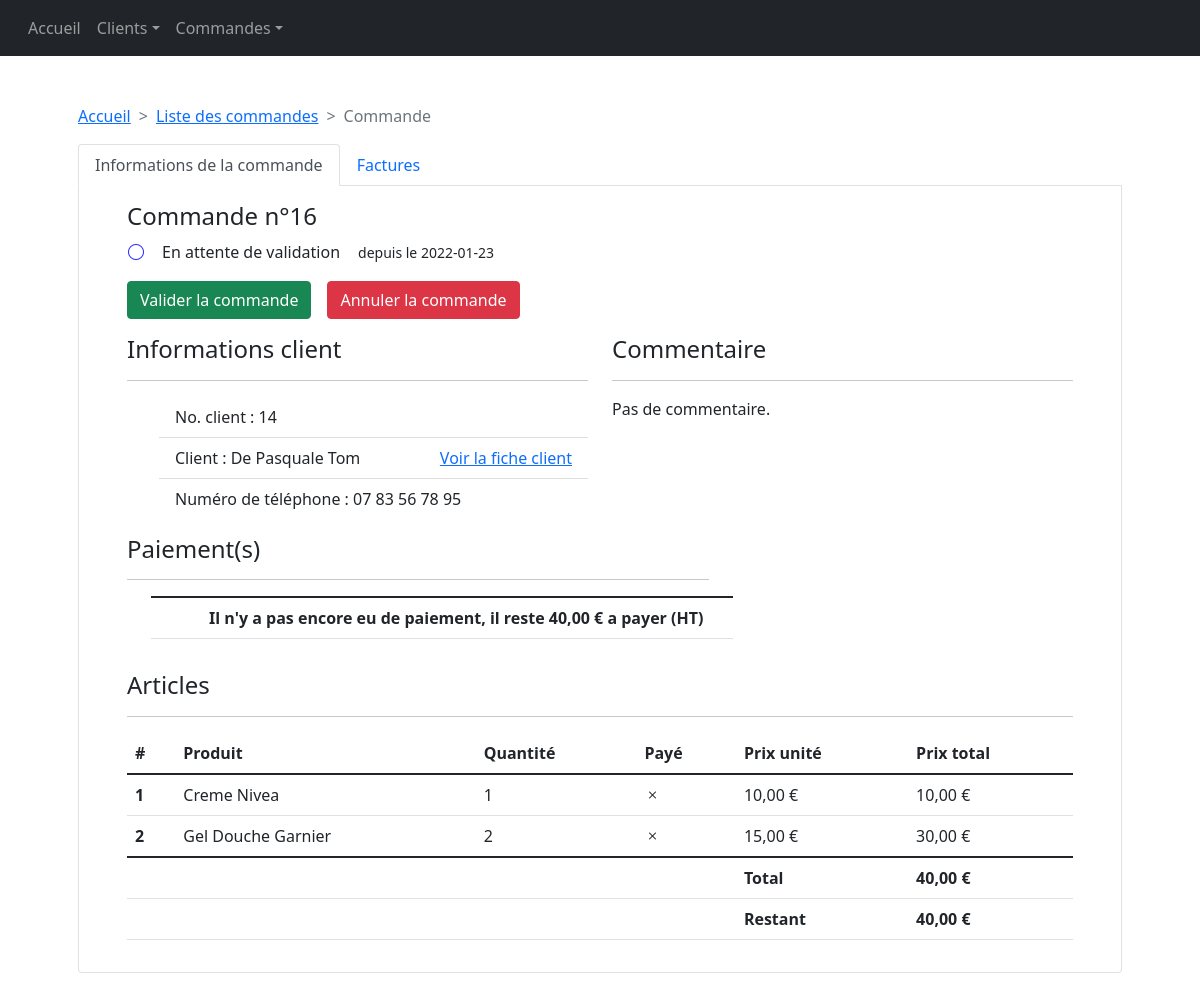
Screenshot of /pages/commande.php?id_commande=16 with the database file from the repository.
### tables this page shows
CREATE TABLE IF NOT EXISTS `commande` (
  `id_commande` int(11) NOT NULL AUTO_INCREMENT,
  `id_status_commande` int(11) DEFAULT NULL,
  `id_client` int(11) DEFAULT NULL,
  `date_passage` date DEFAULT NULL,
  `date_validation` date DEFAULT NULL,
  `date_cloture` date DEFAULT NULL,
  PRIMARY KEY (`id_commande`),
  KEY `id_status_commande` (`id_status_commande`),
  KEY `id_client` (`id_client`)
);

CREATE TABLE IF NOT EXISTS `client` (
  `id_client` int(11) NOT NULL AUTO_INCREMENT,
  `id_grade` int(11) DEFAULT NULL,
  `nom` varchar(20) DEFAULT NULL,
  `prenom` varchar(20) DEFAULT NULL,
  `remise_future` int(11) DEFAULT NULL,
  `adherent` tinyint(1) DEFAULT NULL,
  PRIMARY KEY (`id_client`),
  KEY `id_grade` (`id_grade`)
);

CREATE TABLE IF NOT EXISTS `numerotelephone` (
  `id_numero_telephone` int(11) NOT NULL AUTO_INCREMENT,
  `id_client` int(11) DEFAULT NULL,
  `numero` varchar(20) DEFAULT NULL,
  PRIMARY KEY (`id_numero_telephone`),
  KEY `id_client` (`id_client`)
);

CREATE TABLE IF NOT EXISTS `article` (
  `id_article` int(11) NOT NULL AUTO_INCREMENT,
  `id_status_article` int(11) DEFAULT NULL,
  `intitule` varchar(30) NOT NULL,
  `prix_unitaire` int(11) DEFAULT NULL,
  `promotion` int(11) DEFAULT NULL,
  `valeur_points` int(11) DEFAULT NULL,
  PRIMARY KEY (`id_article`),
  KEY `id_status_article` (`id_status_article`)
);

CREATE TABLE IF NOT EXISTS `itemcommande` (
  `id_item_commande` int(11) NOT NULL AUTO_INCREMENT,
  `id_commande` int(11) DEFAULT NULL,
  `id_status_item_commande` int(11) DEFAULT NULL,
  `id_article` int(11) DEFAULT NULL,
  `quantite` int(11) DEFAULT NULL,
  `prix_vendu` int(11) DEFAULT NULL,
  `id_facture` int(1) DEFAULT NULL,
  PRIMARY KEY (`id_item_commande`),
  KEY `id_commande` (`id_commande`),
  KEY `id_status_item_commande` (`id_status_item_commande`),
  KEY `id_article` (`id_article`)
);

### lib/Client.php (called while the page is built, shortened)
<?php
function creerClient($id_client) {
    $query = "SELECT
       nom,
       prenom,
       intitule_grade,
       facebook,
       instagram,
       email,
       remise_future,
       adherent
        FROM client NATURAL JOIN contact NATURAL JOIN numerotelephone NATURAL JOIN grade WHERE id_client = " . $id_client;
    $db = creerConnexion();
    $requeteClient = $db->query($query);
    if($requeteClient) {
        while($client = mysqli_fetch_array($requeteClient)){
            $clientObj = new Client(
                $id_client,
                $client["nom"],
                $client["prenom"],
                $client["intitule_grade"],
                $client["facebook"],
                $client["instagram"],
                $client["email"],
                $client["remise_future"],
                $client["adherent"]);
            $clientObj->recupererAdresses($db);
            $clientObj->recupererNumeros($db);
            return $clientObj;
        }
    } else {
        echo '<p class="text-danger">' . $db->error . '</p>';
    }
}
class NumeroTelephone
{
    public function __construct($id, $numero) {
        $this->numero = $numero;
    }
}
class Client
{
    public $nom;
    public $prenom;
    public $id;
    public function __construct($id, $nom, $prenom, $grade, $facebook, $instagram, $email, $remise_future, $adherant)
    {
        $this->id = $id;
        $this->nom = $nom;
        $this->prenom = $prenom;
    }
    public function recupererNumeros($db) {
        $reqTelephone = "SELECT id_numero_telephone, numero FROM numerotelephone WHERE id_client = " . $this->id;
        if($reponseTelephones = $db->query($reqTelephone)) {
            while ($numero = $reponseTelephones->fetch_assoc()) {
                $numeroObj = new NumeroTelephone($numero["id_numero_telephone"], $numero["numero"]);
                $this->ajouterNumeroTelephone($numeroObj);
            }
        } else {
            echo '<p class="text-danger">Erreur : '. $db->error .'</p>';
        }
    }
        ?>
        <?php
    public function getNomPrenom() {
        return $this->nom . " " . $this->prenom;
    }
}

### lib/Utils.php (called while the page is built)
<?php
function formaterPrix($amount) {
    $fmt = new NumberFormatter("fr_FR", NumberFormatter::CURRENCY);
    return $fmt->formatCurrency($amount, "EUR");
}

### lib/ArticleCommande.php (the view, shortened to what this page needs)
<?php
require_once 'Utils.php';
class ArticleCommande
{
    public $intitule = "";
    public $quantite;
    public $prix_unite;
    public $paye = false;
    public function __construct($id, $intitule, $quantite, $prix_unite, $paye)
    {
        $this->intitule = $intitule;
        $this->quantite = $quantite;
        $this->prix_unite = $prix_unite;
        $this->paye = $paye;
    }
    public function afficherLigneCommande($i) {
        ?>
        <tr>
            <th scope="row"><?php echo $i; ?></th>
            <td><?php echo $this->intitule; ?></td>
            <td><?php echo $this->quantite; ?></td>
            <td><?php echo ($this->paye) ? '<i class="bi bi-check"></i>' : '<i class="bi bi-x"></i>' ?></td>
            <td><?php echo formaterPrix($this->prix_unite); ?></td>
            <td><?php echo formaterPrix($this->recupererTotal()); ?></td>
        </tr>
        <?php
    }
        ?>
        <?php
    public function recupererTotal() {
        return $this->prix_unite * $this->quantite;
    }
}

### lib/Commande.php (shortened to what this page needs)
<?php
require_once "Client.php";
require_once "ArticleCommande.php";
require_once "Utils.php";
function creerCommande($id_commande) {
    $db = creerConnexion();
    $request = $db->query("SELECT id_client, id_status_commande FROM commande WHERE id_commande = " . $id_commande);
    while($ligne = mysqli_fetch_array($request)) {
        $commande = new Commande($id_commande, creerClient($ligne['id_client']));
        switch ($ligne["id_status_commande"]) {
            case 4:
                $commande->changerStatut(StatutCommande::attente_validation);
                break;
        }
        $commande->ajouterCommentaire("Pas de commentaire.");
        $commande_paye = true;
        $request2 = $db->query("SELECT * FROM itemcommande WHERE id_commande=" . $id_commande);
        while ($ligne2 = mysqli_fetch_array($request2)) {
            $article = mysqli_fetch_array($db->query("SELECT * FROM article WHERE id_article=" . $ligne2['id_article']));
            if($ligne2["id_facture"]) {
                $paye = true;
            } else {
                $paye = false;
                $commande_paye = false;
            }
            $commande->payee = $commande_paye;
            $commande->ajouterArticle(new ArticleCommande($article['id_article'], $article['intitule'], $ligne2['quantite'], $article['prix_unitaire'], $paye));
        }
        $ligne3 = mysqli_fetch_array( $db->query("SELECT date_passage FROM commande WHERE id_commande=" . $id_commande));
        $commande->ajouterDerniereDate($ligne3['date_passage']);
        $request = $db->query("SELECT montant FROM paiement WHERE id_commande = " . $id_commande);
        return $commande;
    }
}
class Commande
{
    private $derniereDate;
    private $statut;
    public $articles = [];
    public $client;
    public function __construct($id, $client)
    {
        $this->client = $client;
    }
    public function calculerPrixTotal()
    {
        $total = 0;
        foreach($this->articles as $i => $article) {
            $total += $article->recupererTotal();
        }
        return $total;
    }
        ?>
        <?php
    public function afficherIconeStatut()
    {
        switch ($this->statut) {
            case StatutCommande::attente_validation:
                echo '<i class="bi bi-circle me-3" style="color: '. StatutCommande::couleur_attente_validation .'"></i>';
                break;
        }
    }
    public function afficherNomStatut()
    {
        switch ($this->statut) {
            case StatutCommande::attente_validation:
                echo '<span>En attente de validation</span>';
                break;
        }
    }
    public function afficherDerniereDate()
    {
        switch ($this->statut) {
            case StatutCommande::en_cours:
            case StatutCommande::attente_validation:
                echo '<small class="ms-3"> depuis le '. $this->derniereDate .'</small>';
                break;
        }
    }
    public function afficherArticles()
    {
        ?>
        <h4>Articles</h4>
        <hr>
        <table class="table">
            <thead>
                <tr>
                    <th scope="col">#</th>
                    <th scope="col">Produit</th>
                    <th scope="col">Quantité</th>
                    <th scope="col">Payé</th>
                    <th scope="col">Prix unité</th>
                    <th scope="col">Prix total</th>
                </tr>
            </thead>
            <tbody>
            <?php
            foreach ($this->articles as $i => $article) {
                $article->afficherLigneCommande($i + 1);
            }
            ?>
            </tbody>
            <tfoot>
                <tr>
                    <td></td>
                    <td></td>
                    <td></td>
                    <td></td>
                    <td class="fw-bold">Total</td>
                    <td class="fw-bold"><?php echo formaterPrix($this->calculerPrixTotal()); ?></td>
                </tr>
                <tr>
                    <td></td>
                    <td></td>
                    <td></td>
                    <td></td>
                    <td class="fw-bold">Restant</td>
                    <td class="fw-bold"><?php echo formaterPrix($this->calculerPrixRestant()); ?></td>
                </tr>
            </tfoot>
        </table>
        <?php
    }
    public function afficherInfosClient()
    {
        ?>
        <h4>Informations client</h4>
        <hr>
        <ul class="list-group-flush">
            <li class="list-group-item">No. client : <?php echo $this->client->id; ?></li>
            <li class="list-group-item">Client : <?php echo $this->client->getNomPrenom(); ?><a class="float-end" href="fiche_client.php?id_client=<?php echo $this->client->id ?>">Voir la fiche client</a></span> </li>
            <li class="list-group-item">Numéro de téléphone : <?php echo $this->client->numerosTel[0]->numero; ?></li>
        </ul>
        <?php
    }
        ?>
        <?php
    public function changerStatut($statut)
    {
        $this->statut = $statut;
    }
    public function ajouterArticle($article) {
        $this->articles[] = $article;
    }
    public function ajouterDerniereDate($derniereDate) {
        $this->derniereDate= $derniereDate;
    }
    public function calculerPrixRestant()
    {
        $total = 0;
        foreach ($this->articles as $article) {
            if(!$article->paye) $total += $article->prix_unite * $article->quantite;
        }
        return $total;
    }
}

### rows the page displays
commande: date_passage "2022-01-23", id_client "14"
client: $this->client->getNomPrenom() "De Pasquale Tom"
numerotelephone: numero "07 83 56 78 95"
article: i "1", intitule "Creme Nivea", prix_unitaire "10,00 €", prix_unitaire.quantite "10,00 €"
itemcommande: quantite "1"
article: i "2", intitule "Gel Douche Garnier", prix_unitaire "15,00 €", prix_unitaire.quantite "30,00 €"
itemcommande: quantite "2"

### other values shown
$commande->getId() "16"
$commande->commentaire "Pas de commentaire."
formaterPrix($commande->calculerPrixTotal()) "40,00 €"
formaterPrix($this->calculerPrixTotal()) "40,00 €"
formaterPrix($this->calculerPrixRestant()) "40,00 €"
